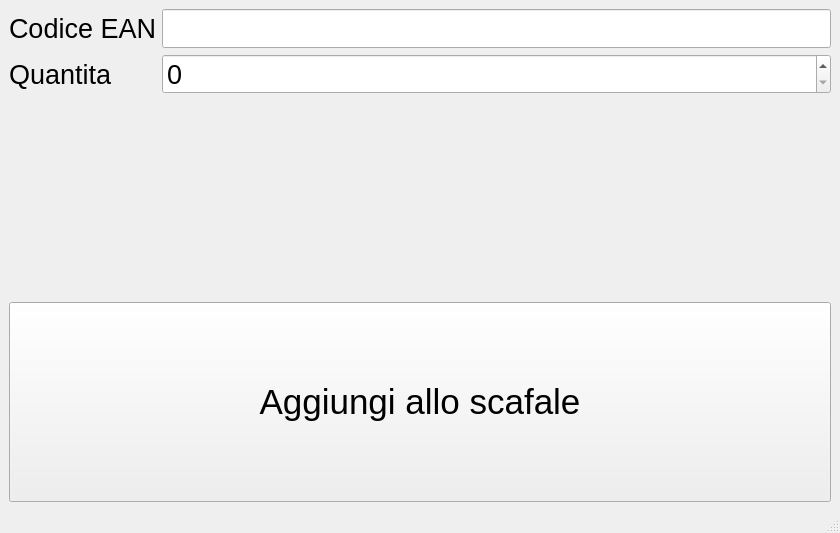
<?xml version="1.0" encoding="UTF-8"?>
<ui version="4.0">
 <class>MainWindow</class>
 <widget class="QMainWindow" name="MainWindow">
  <property name="geometry">
   <rect>
    <x>0</x>
    <y>0</y>
    <width>840</width>
    <height>533</height>
   </rect>
  </property>
  <property name="sizePolicy">
   <sizepolicy hsizetype="Fixed" vsizetype="Fixed">
    <horstretch>0</horstretch>
    <verstretch>0</verstretch>
   </sizepolicy>
  </property>
  <property name="windowTitle">
   <string>MainWindow</string>
  </property>
  <widget class="QWidget" name="centralwidget">
   <layout class="QGridLayout" name="gridLayout">
    <item row="0" column="1">
     <layout class="QFormLayout" name="formLayout">
      <property name="sizeConstraint">
       <enum>QLayout::SetDefaultConstraint</enum>
      </property>
      <property name="verticalSpacing">
       <number>6</number>
      </property>
      <item row="0" column="0">
       <widget class="QLabel" name="label">
        <property name="font">
         <font>
          <pointsize>20</pointsize>
         </font>
        </property>
        <property name="text">
         <string>Codice EAN</string>
        </property>
       </widget>
      </item>
      <item row="0" column="1">
       <widget class="QLineEdit" name="lineEdit">
        <property name="font">
         <font>
          <pointsize>20</pointsize>
         </font>
        </property>
       </widget>
      </item>
      <item row="1" column="0">
       <widget class="QLabel" name="label_2">
        <property name="font">
         <font>
          <pointsize>20</pointsize>
         </font>
        </property>
        <property name="text">
         <string>Quantita</string>
        </property>
       </widget>
      </item>
      <item row="1" column="1">
       <widget class="QSpinBox" name="spinBox">
        <property name="font">
         <font>
          <pointsize>20</pointsize>
         </font>
        </property>
        <property name="maximum">
         <number>40</number>
        </property>
       </widget>
      </item>
      <item row="3" column="0" colspan="2">
       <widget class="QPushButton" name="pushButton">
        <property name="sizePolicy">
         <sizepolicy hsizetype="Minimum" vsizetype="Minimum">
          <horstretch>0</horstretch>
          <verstretch>0</verstretch>
         </sizepolicy>
        </property>
        <property name="minimumSize">
         <size>
          <width>0</width>
          <height>200</height>
         </size>
        </property>
        <property name="sizeIncrement">
         <size>
          <width>8</width>
          <height>8</height>
         </size>
        </property>
        <property name="font">
         <font>
          <pointsize>26</pointsize>
         </font>
        </property>
        <property name="text">
         <string>Aggiungi allo scafale</string>
        </property>
       </widget>
      </item>
      <item row="2" column="0">
       <spacer name="verticalSpacer">
        <property name="orientation">
         <enum>Qt::Vertical</enum>
        </property>
        <property name="sizeHint" stdset="0">
         <size>
          <width>20</width>
          <height>40</height>
         </size>
        </property>
       </spacer>
      </item>
     </layout>
    </item>
   </layout>
  </widget>
  <widget class="QMenuBar" name="menubar">
   <property name="geometry">
    <rect>
     <x>0</x>
     <y>0</y>
     <width>840</width>
     <height>19</height>
    </rect>
   </property>
  </widget>
  <widget class="QStatusBar" name="statusbar"/>
 </widget>
 <resources/>
 <connections/>
</ui>
